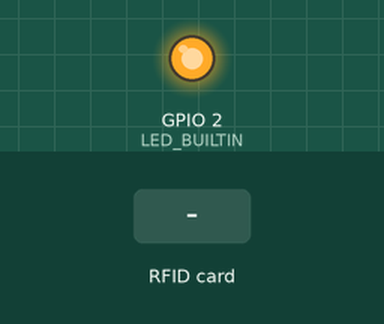
Recording of a sketch running on a simulated ESP8266 (NodeMCU). On the bench: output pins drawn as LEDs (lit = HIGH, except the on-board LED, lit = LOW). The inputs (shaded band) are chosen by the test bench. WiFi joins after 1.5 s; servers stay silent unless stated; what the sketch prints to the serial monitor is not drawn.

Above: at 2.7 s.
2.8 s: RFID card 5E 7A 19 C4 held to the reader
At 3.5 s:
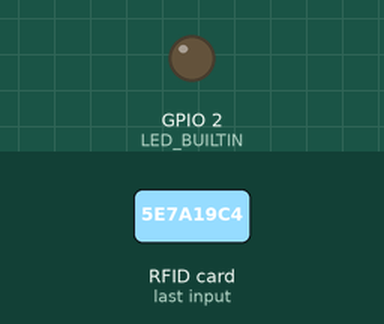
Timing chart, 0 to 5.8 s (numbered marks = the images above; inputs shaded):
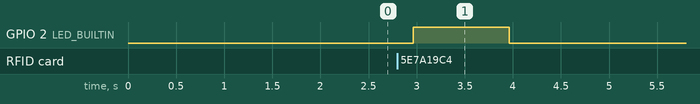

The sketch:

Smart_Bag_Tracking.ino
```cpp
//Libraries

//If statement for both ESP32 and EP8266 boards
#if defined(ESP32)
#include <WiFi.h>
#elif defined(ESP8266)
#include <ESP8266WiFi.h>
#endif

#include <Firebase_ESP_Client.h>
#include <SPI.h>
#include <MFRC522.h>

// Provide the token generation process info.
#include <addons/TokenHelper.h>

//Pins defined for the RFID reader
#define SS_PIN 4  //D2
#define RST_PIN 5 //D1

//Define the WiFi credentials
#define WIFI_SSID "ssid"
#define WIFI_PASSWORD "password"

//Define the API Key
#define API_KEY "AIzaSyD54Mc7MkXhSxzDPJn1YvaLjMJhSF50HrE"

//Define the project ID
#define FIREBASE_PROJECT_ID "smart-bag-tracking-syste-89fc6"

//Define the user Email and password that alreadey registerd or added in your project
#define USER_EMAIL "nodemcu@gmail.com"
#define USER_PASSWORD "123456789"

// Create MFRC522 instance.
MFRC522 mfrc522(SS_PIN, RST_PIN);

// Define Firebase Data object
FirebaseData fbdo;

FirebaseAuth auth;
FirebaseConfig config;

//Variable for skip points change it according to the skip point number
int node = 1;

//Setup Function
void setup()
{
    pinMode(LED_BUILTIN, OUTPUT);

    Serial.begin(9600);
    SPI.begin();      // Initiate  SPI bus
    mfrc522.PCD_Init();   // Initiate MFRC522
    WiFi.begin(WIFI_SSID, WIFI_PASSWORD);

    Serial.print("Connecting to Wi-Fi");
    while (WiFi.status() != WL_CONNECTED)
    {
        Serial.print(".");
        delay(300);
    }
    Serial.println();
    Serial.print("Connected with IP: ");
    Serial.println(WiFi.localIP());
    Serial.println();

    Serial.printf("Firebase Client v%s\n\n", FIREBASE_CLIENT_VERSION);

    //Assign the api key (required)
    config.api_key = API_KEY;

    //Assign the user sign in credentials
    auth.user.email = USER_EMAIL;
    auth.user.password = USER_PASSWORD;

    //Assign the callback function for the long running token generation task
    config.token_status_callback = tokenStatusCallback; // see addons/TokenHelper.h

#if defined(ESP8266)
    // In ESP8266 required for BearSSL rx/tx buffer for large data handle, increase Rx size as needed.
    fbdo.setBSSLBufferSize(2048 /* Rx buffer size in bytes from 512 - 16384 */, 2048 /* Tx buffer size in bytes from 512 - 16384 */);
#endif

    // Limit the size of response payload to be collected in FirebaseData
    fbdo.setResponseSize(2048);

    Firebase.begin(&config, &auth);

    Firebase.reconnectWiFi(true);
}

void loop()
{

    // Firebase.ready() should be called repeatedly to handle authentication tasks.
    if ( ! mfrc522.PICC_IsNewCardPresent()) {
      return;//got to start of loop if there is no card present
    }
    // Select one of the cards
    if ( ! mfrc522.PICC_ReadCardSerial()) {
      return;//if read card serial(0) returns 1, the uid struct contians the ID of the read card.
    }

    //Getting the RFID number
    String CardID ="";
    for (byte i = 0; i < mfrc522.uid.size; i++) {
      CardID += mfrc522.uid.uidByte[i];
    }
    Serial.println("Card ID is: "+CardID);

    // For the usage of FirebaseJson, see examples/FirebaseJson/BasicUsage/Create.ino
    FirebaseJson content;

    // RFID is the collection id, CardID is the document id in the Firebase.
    String documentPath = "RFID/"+CardID;

    //Upadate the Document in the Firebase
    content.clear();
    content.set("fields/node/integerValue", node);

    Serial.print("Update a document... ");

    if (Firebase.Firestore.patchDocument(&fbdo, FIREBASE_PROJECT_ID, "" /* databaseId can be (default) or empty */, documentPath.c_str(), content.raw(), "node" /* updateMask */)){
        Serial.printf("ok\n%s\n\n", fbdo.payload().c_str());\

        //Buzzer or LED indication when data sucessfully updated
        digitalWrite(LED_BUILTIN, HIGH);
        delay(1000);
        digitalWrite(LED_BUILTIN, LOW);
    }
    else{
        Serial.println(fbdo.errorReason());
    }
}
```

Measured:
- after the input at 2.8 s, GPIO 2 (LED_BUILTIN): LOW → HIGH after 0.16 s, → LOW 1.0 s later
